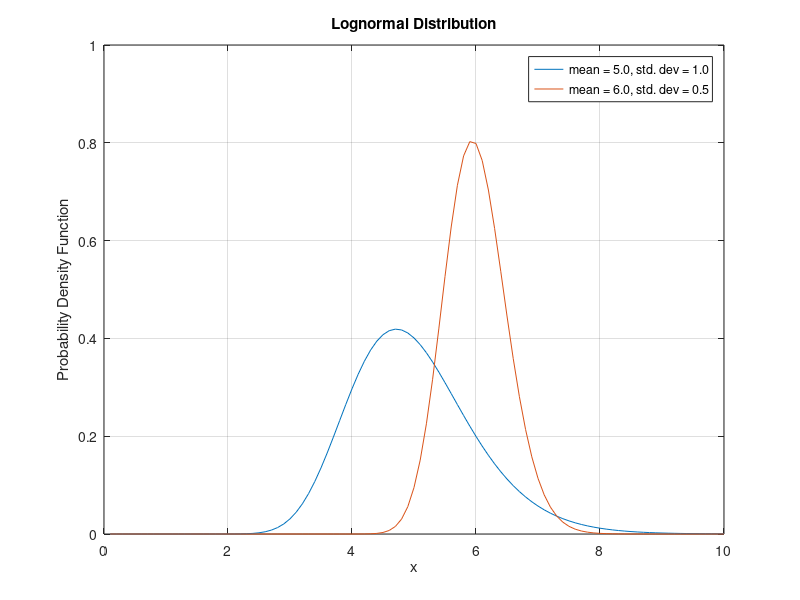

Write MATLAB code to recreate this figure.
clear all;

x=[0:.1:10]
u1=5
s1=1
square_zeta1=log(s1^2/u1^2 + 1);
zeta1 = sqrt(square_zeta1);
lambda1 = log(u1)-square_zeta1/2.0;

u2=6
s2=.5
square_zeta2=log(s2^2/u2^2 + 1);
zeta2 = sqrt(square_zeta2);
lambda2 = log(u2)-square_zeta2/2.0;

for i=1:101
	f1(i)=1.0/(sqrt(2*pi)*zeta1*x(i))*exp(-(.5*((log(x(i))-lambda1)/zeta1)^2));
	f2(i)=1.0/(sqrt(2*pi)*zeta2*x(i))*exp(-(.5*((log(x(i))-lambda2)/zeta2)^2));
end


plot(x,f1, x, f2)
title("Lognormal Distribution")
xlabel("x")
ylabel("Probability Density Function")
legend("mean = 5.0, std. dev = 1.0", "mean = 6.0, std. dev = 0.5")
grid
saveas(gcf,'lognormal.png')
